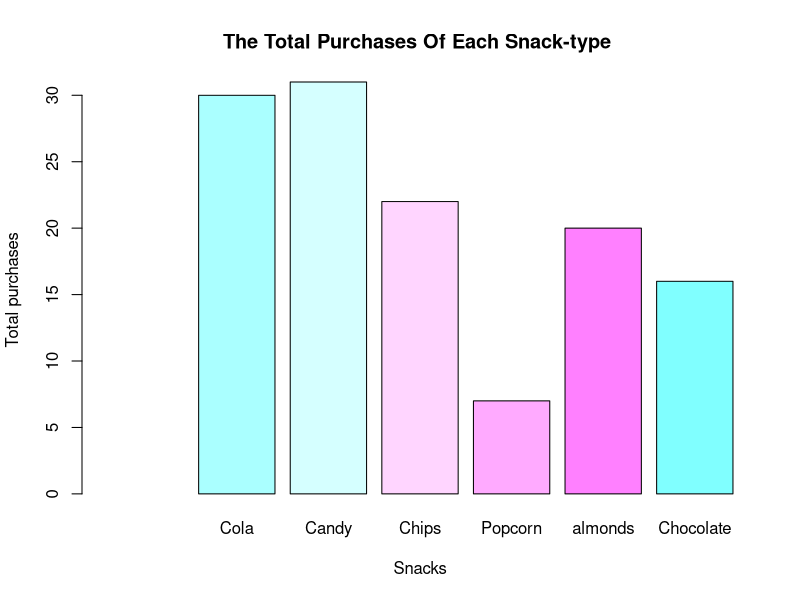
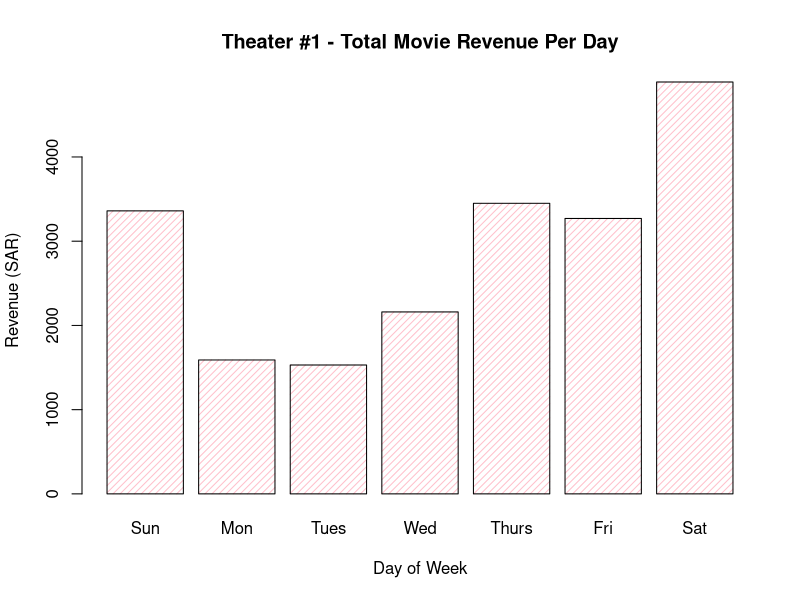
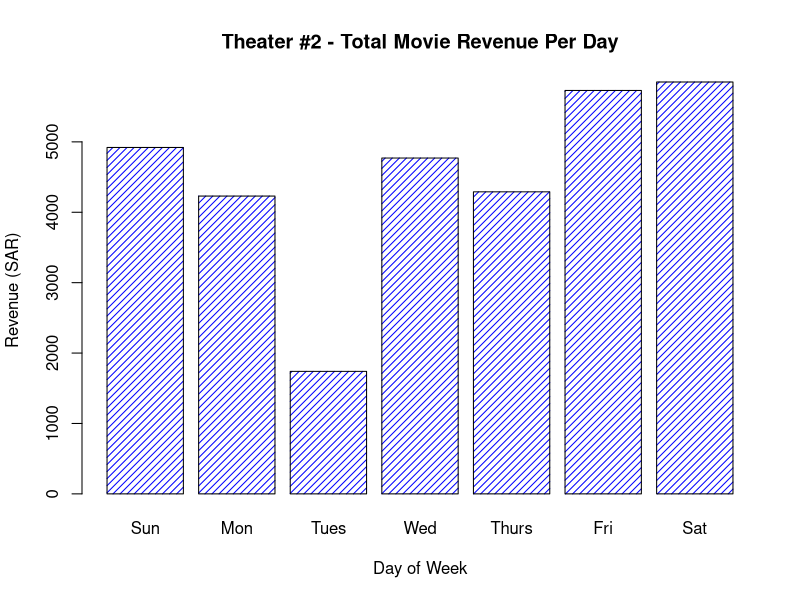
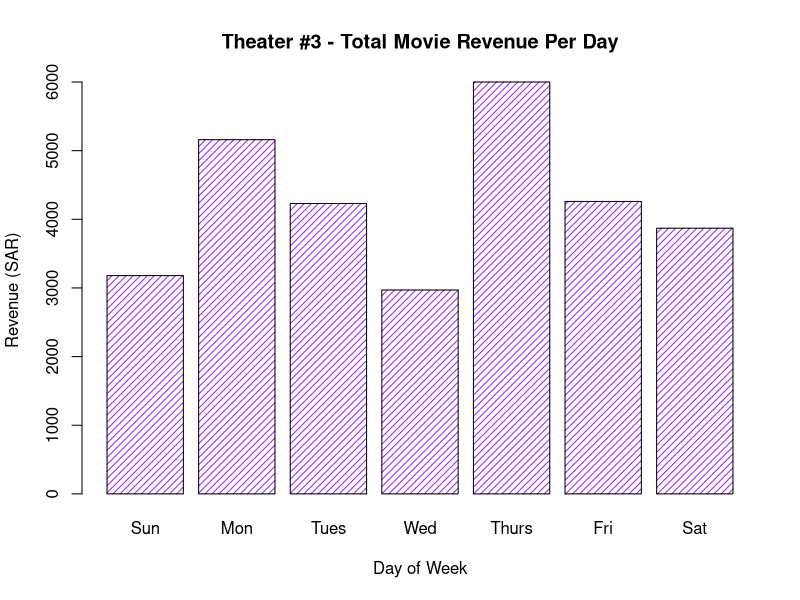

Here is the R script that generated these plots, in order:
# Cost for adults and children
ticket_cost <- 60
ticket_cost_child <- 30

# List 5 of your favorite movies
movies <- c('Toy Story', 'Another Round'='PG-13', 'Captain Phillips',
            'Once Upon a Time','The Assistant'='PG-13') 

# How many screens does the theater have? (assume 1 per movie)
screens <- 10

# How many seats does each theater hold
seats <- 100 

week_days <- rep(0, 7)  # Store totals for each day
theater_sim <- function(screen=screens,  # how many screens?
                        seat=seats,  # how many seats per screen?
                        ticket_costs=ticket_cost,  # adult ticket price
                        ticket_cost_childs=ticket_cost_child  # child ticket price
                        ){
  
# iterate through the week
  for (i in 1:length(week_days)) {
  
  # Keep track of total revenue for the day
    Total_revenue <- 0
  
  # iterate through the amount of screens on a particular day
  for (j in 1:length(screens)) {
    
    # Calculate  how many adults and children are watching the movie
    visitors_adults <- sample(seats, 1)
    visitors_children <- sample((seats - visitors_adults), 1)
    
    # Calculate the revenue for adults and children
    Total_revenue_adult = visitors_adults * ticket_cost 
    Total_revenue_children = visitors_children * ticket_cost_child
    
    # Calculate revenue, and add to running total for the day
    Total_revenue = Total_revenue_adult + Total_revenue_children + Total_revenue
    print(Total_revenue)
  }
  week_days[i] <- Total_revenue
}
print (week_days)
}

library(ggplot2)
# Create snacks
snacks <- c('Popcorn'= 9, 'Chocolate' = 17, 'Candy' = 15,
            'Chips' = 12, 'Cola'=13, 'almonds'=11)
snacks_children_types <- c('Popcorn'= 'Able', 'Chocolate'='Able', 'Candy'='Not-able',
                           'Chips' = 'Not-able', 'Cola'='Not-able', 'almonds'='Able')
snack = sample(c('Popcorn', 'Chocolate', 'Candy' ,'Chips' , 'Cola', 'almonds'),6)
snack
#for loop to limited number of customer instead of theater seats
for(i in 1:length(seats)){
  visitors_adults <- sample(seats, 1)
  visitors_children <- sample((seats - visitors_adults), 1)
  
  #Determining if the visitor bought a snack or not instead of the ticket price, If the visitor did not buy snack then the price will be the price of ticket only. If the visitor bought a snack then the price will be ticket price + snack price
  customer_without_snacks <- sample(ticket_cost, 1) 
  customer_with_snacks <- sample(((snacks + ticket_cost) - customer_without_snacks), 1) 
  
  # condition statement that determines whether a customer bought a snack or not
  if(customer_without_snacks < customer_with_snacks){
    customer_without_snacks = customer_without_snacks + 1
    cat('Numbers of customers who not bought snacks: ',customer_without_snacks,'\n') }
  customer_with_snacks = customer_with_snacks + 1
  cat('Numbers of customers who bought snacks: ',customer_with_snacks)
} 
#detemine the total purchases of customer who bought snack or not bought
total_snacks_purchases <- rbind(customer_without_snacks, customer_with_snacks)

cat('Numbers of customers who bought snacks or not: ', total_snacks_purchases)
cat('type of snack with numbers of customers who bought snacks or not respectively: ', snack," " ,total_snacks_purchases )


#determine the purcheses of each snack
total_purchese_according_snack <- rep(NA,length(customer_with_snacks))
total_purchese_according_snack[snack] <- sample(customer_with_snacks, 6,  replace=FALSE )
print(total_purchese_according_snack)
# Plot a results
barplot(total_purchese_according_snack,
        main = "The Total Purchases Of Each Snack-type ",
        xlab = "Snacks",
        ylab = "Total purchases",
        col = cm.colors(6))


# Condition decide if children should be able to buy snacks
snacks_children <- sample(snacks_children_types, 1)
if(snacks_children == 'Able'){
  print('Kids can buy snacks')
} else {
  print('Kids can not buy snacks')
}

# 3 Condition statement for movies that may be PG-13 and not appropriate for kids 
movies_rating <- sample(movies, 1)
if(movies_rating=='PG-13'){
  print('Not appropriate for kids')
} else {
  print('Appropriate for kids')
}

# simulate 2 movie theaters for 1 week
theater_01 <- theater_sim()
theater_02 <- theater_sim(seat=75, 
                          screen=3)
theater_03 <- theater_sim(ticket_costs =100,
                          ticket_cost_childs =60)

# make a barchart showing total revenue per day for each theater
barplot(theater_01,  
        main = "Theater #1 - Total Movie Revenue Per Day", 
        xlab = "Day of Week",  
        ylab = "Revenue (SAR)",  
        names.arg = c("Sun", "Mon", "Tues", "Wed", "Thurs", "Fri", "Sat"),  # add day labels
        col = "pink",  
        density = 20,  
)

barplot(theater_02,  
        main = "Theater #2 - Total Movie Revenue Per Day",  # chart title
        xlab = "Day of Week",  
        ylab = "Revenue (SAR)",  
        names.arg = c("Sun", "Mon", "Tues", "Wed", "Thurs", "Fri", "Sat"),  # add day labels
        col = "blue",  
        density = 20,  
)

barplot(theater_03,  
        main = "Theater #3 - Total Movie Revenue Per Day",  # chart title
        xlab = "Day of Week",  
        ylab = "Revenue (SAR)", 
        names.arg = c("Sun", "Mon", "Tues", "Wed", "Thurs", "Fri", "Sat"),  # add day labels
        col = "purple",  
        density = 20,  
)

# (function) which day showing the highest rate of revenue
find_best_day <- function(theater){
  index_of_max_value <- which.max(theater)  # <- asks, which index has the max value?
  days_of_the_week <- c("Sun", "Mon", "Tues", "Wed", "Thurs", "Fri", "Sat")
  best_day <- days_of_the_week[index_of_max_value]
  best_day
}

# share each theater's best day
paste('Theater #1 best day was', find_best_day(theater_01), 'with', paste0('SAR ', max(theater_01)))
paste('Theater #2 best day was', find_best_day(theater_02), 'with', paste0('SAR ', max(theater_02)))
paste('Theater #3 best day was', find_best_day(theater_03), 'with', paste0('SAR ', max(theater_03)))
